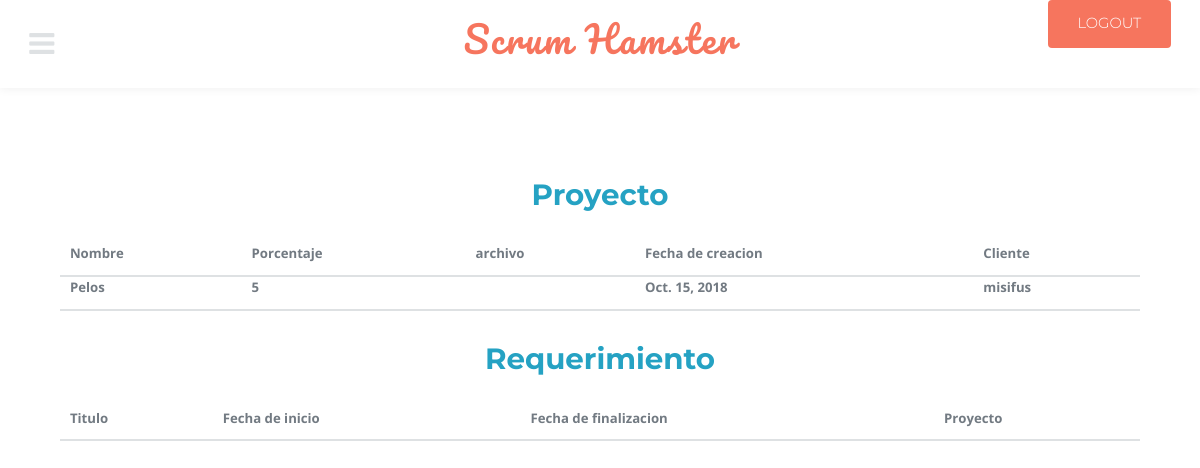
The app's page /project_requirements/1/ (signed in), older data.
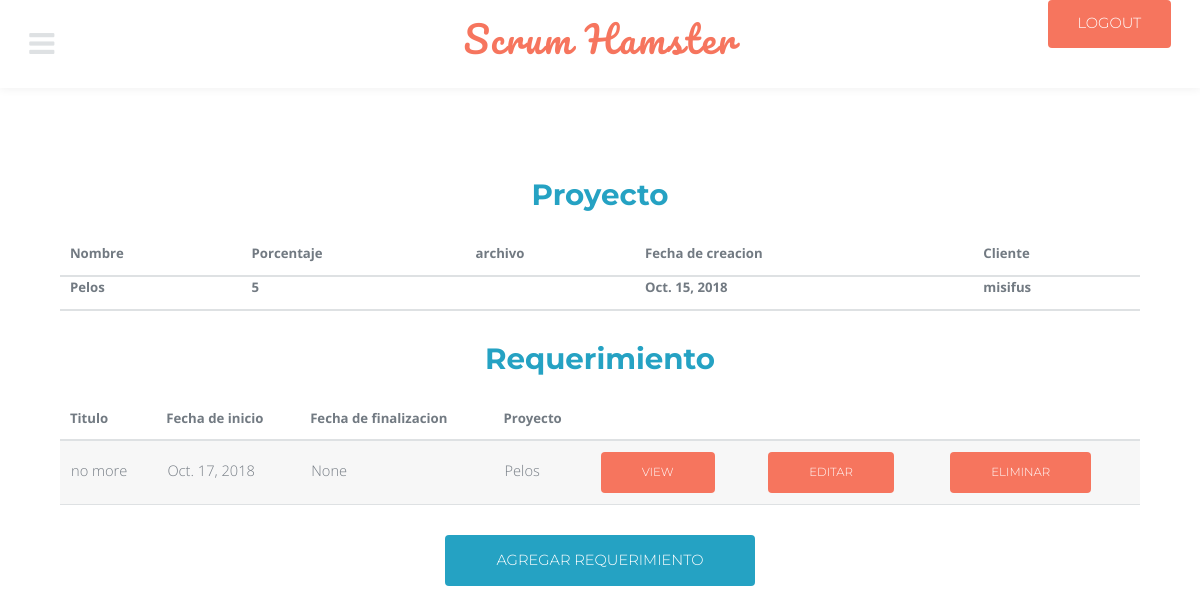
The same page, newer data.
### modules/models.py (models this page shows, shortened)
class requirement(models.Model):
	title = models.CharField(max_length = 45)
	description = models.TextField()
	start_date = models.DateField(auto_now_add = True)
	end_date = models.DateField(blank = True, null = True)
	project_id = models.ForeignKey(project, on_delete = models.CASCADE)

class project(models.Model):
    name = models.CharField(max_length = 75)
    percent = models.PositiveSmallIntegerField()
    created_at = models.DateField(auto_now_add = True)
    file = models.URLField(blank = True)
    client_id = models.ForeignKey(client, on_delete = models.CASCADE)
    def __str__(self):
        return '%s' % (self.name)

class rol(models.Model):
    rol_choices = (
		('Scrum Master', 'Scrum Master'),
		('Product Owner', 'Product Owner'),
		('Team/Developer', 'Team/Developer'),
		)
    rol = models.CharField(
		max_length = 15,
		choices = rol_choices,
		default = 'Team/Developer',
		)
    project_id = models.ForeignKey(project, on_delete = models.CASCADE)
    user_id = models.ForeignKey(User, on_delete = models.CASCADE)

### modules/views.py (the view)
# urls.py: path('project_requirements/<int:id>/', project_requirements, name = 'project_requirements'),
@login_required
def project_requirements(request, id):
    data_ = project.objects.get(id = id)
    data = requirement.objects.filter(project_id = id)
    rol_ = rol.objects.filter(project_id = id)
    return render(request, 'project/project_requirements.html', {'data_': data_,'data': data, 'rol_': rol_})

### modules/models.py (called while the page is built)
    def __str__(self):
        return '%s' % (self.name)

### modules/templates/project/project_requirements.html (shortened to what this page needs)
{% extends 'base.html' %}
{% block cont %}
<h1>Proyecto</h1>
<table>
<thead>
		<tr>
			<th>Nombre</th>
			<th>Porcentaje</th>
			<th>archivo</th>
			<th>Fecha de creacion</th>
			<th>Cliente</th>
		</tr>
	</thead>
<div>
	<thead>
	<tr>
    	<th>{{ data_.name }}</th>
		<th>{{ data_.percent }} </th>
		<th>{{ data_.file }}</th>
		<th>{{ data_.created_at }}</th>
		<th>{{ data_.client_id }}</th>
	</tr>
</thead>
</div>
</table>
<h1>Requerimiento</h1>
<table border="10">
	<div>
		<thead>
				<tr>
					<th>Titulo</th>
					<th>Fecha de inicio</th>
					<th>Fecha de finalizacion</th>
					<th>Proyecto</th>
				</tr>
			</thead>
{% for i in data %}
	<tr>
		<td>{{ i.title }}</td>
		<td>{{ i.start_date }}</td>
		<td>{{ i.end_date }}</td>
		<td>{{ i.project_id }}</td>
		<td>
			<a href="{% url 'view_requirement' i.id %}" class="button small">View</a>
		</td>
			{% for r in rol_ %}
	{% if user == r.user_id %}
		{% if r.rol == 'Scrum Master' %}
			{% if r.project_id == data_ %}
			<td>
				<a href="{% url 'update_requirement' i.id %}" class="button small">Editar</a>
			</td>
			<td>
				<a href="{% url 'delete_requirement' i.id %}" class="button small">Eliminar</a>
			</td>
			{% endif %}
		{% endif %}
	{% endif %}
{% endfor %}
	</tr>
{% endfor %}
</table>
<td>
{% for r in rol_ %}
	{% if user == r.user_id %}
		{% if r.rol == 'Scrum Master' %}
			{% if r.project_id == data_ %}
				<a href="{% url 'create_requirement' %}" class="button special">Agregar Requerimiento</a>
			{% endif %}
		{% endif %}
	{% endif %}
{% endfor %}
{% endblock %}

Row changes from the older to the newer data that the page shows:
added requirement: title "no more", start_date "Oct. 17, 2018", end_date "None", project_id "Pelos"
added rol: rol "EDITAR"
